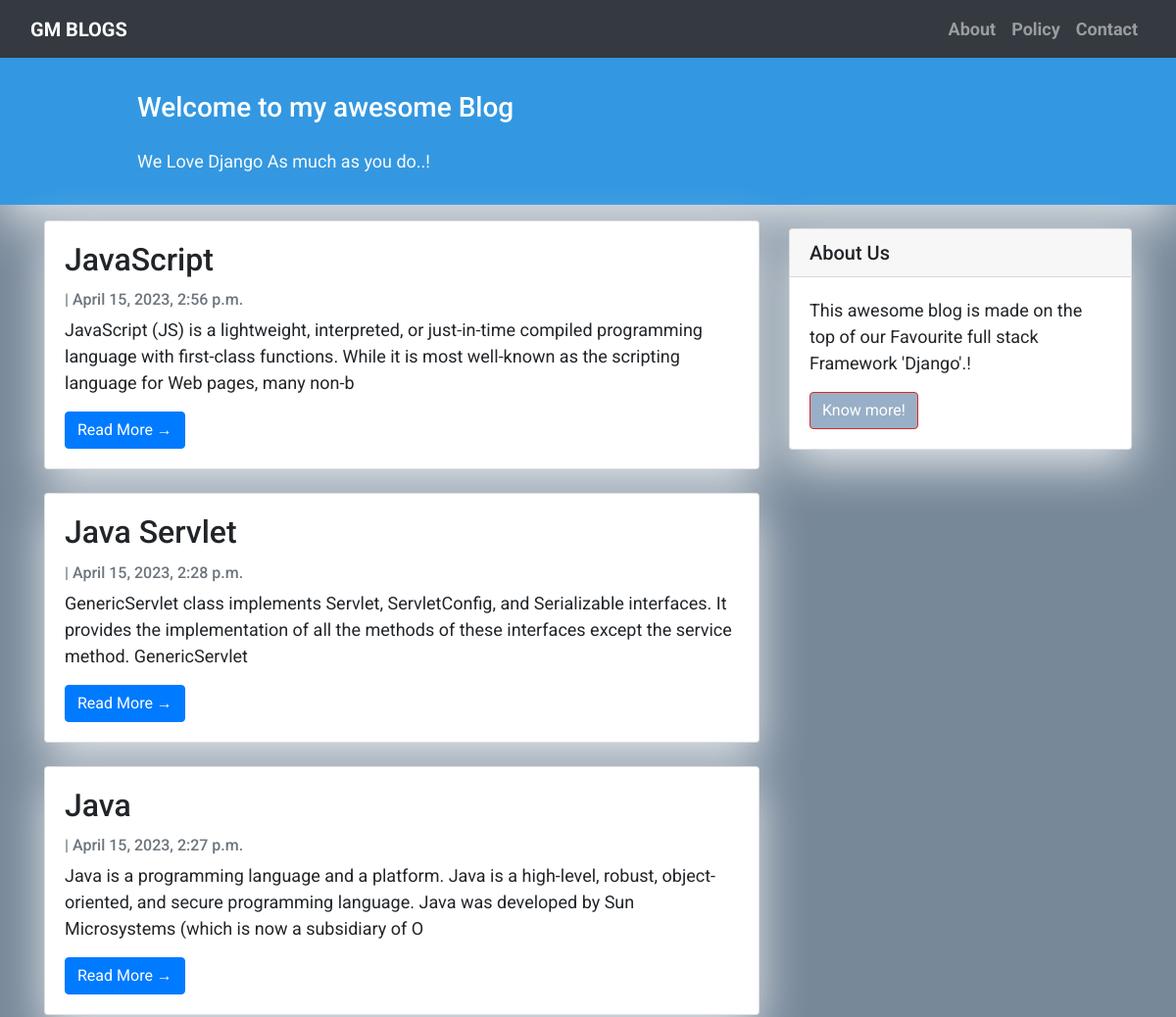
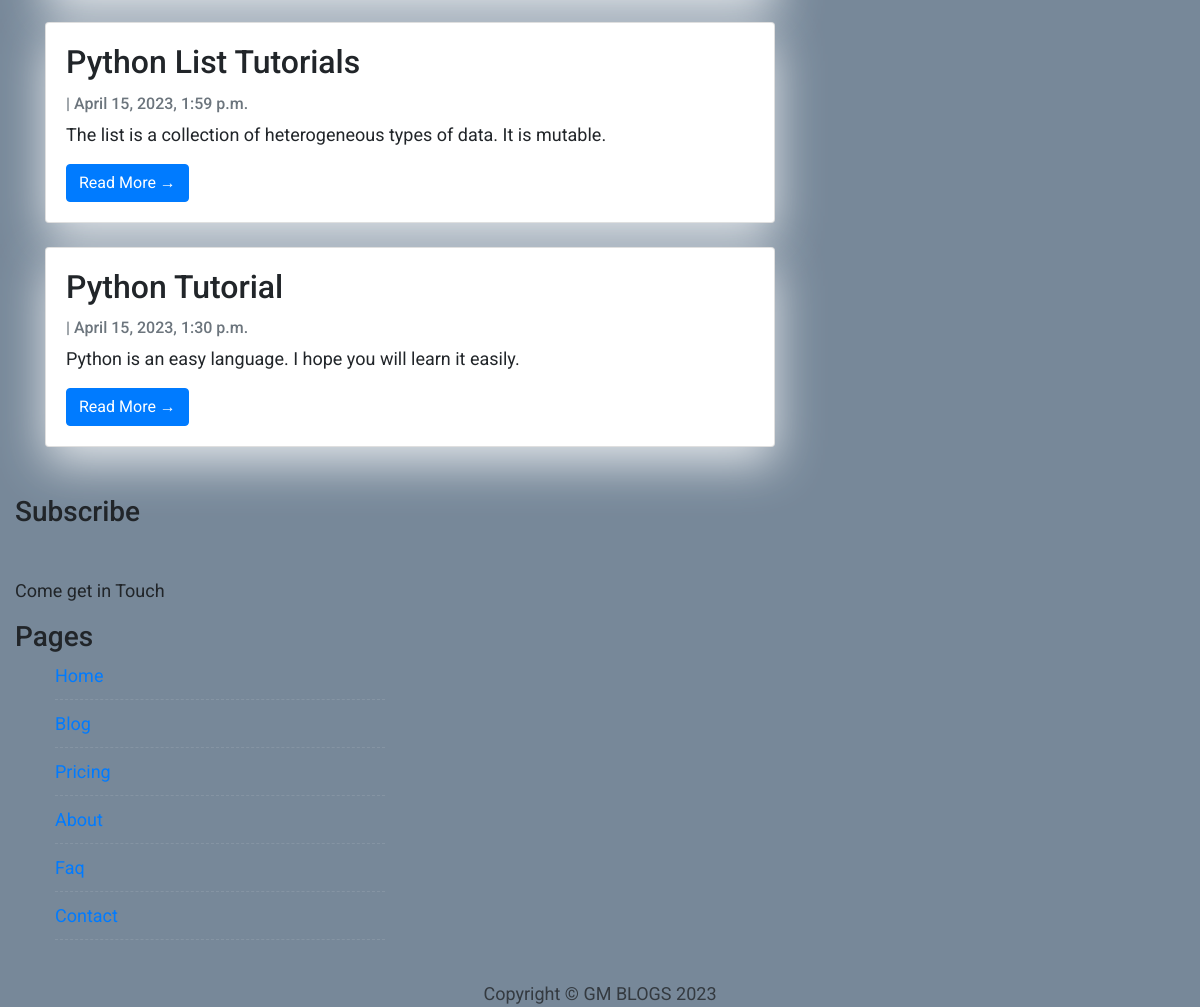
The page / on the database its author committed (2 pictures, top to bottom).
### blogpost/models.py (models this page shows, shortened)
class Post(models.Model):
    title = models.CharField(max_length=150, unique=True)
    slug = models.SlugField(max_length=150, unique=True)
    auther = models.ForeignKey(User, on_delete=models.CASCADE, related_name='blog_posts')
    updated_on = models.DateTimeField(auto_now=True)
    content = models.TextField()
    created_on = models.DateTimeField(auto_now_add=True)
    status = models.CharField(max_length=60, choices=STATUS, default=0)
    class Meta:
        ordering = ['-created_on']

### blogpost/views.py (the view)
# urls.py: path('', views.postLists.as_view(), name='home'),
class postLists(generic.ListView):
    queryset = Post.objects.filter(status='published').order_by('-created_on')
    template_name = 'index.html'

### templates/index.html (shortened to what this page needs)
{% extends "base.html" %}
{% block content %}
<header class="masthead">
    <div class="container">
        <div class="row">
            <div class=" col-md-8 col-md-10 mx-auto">
                <div class="site-heading">
                    <h3 class=" site-heading my-4 mt-3 text-white"> Welcome to my awesome Blog </h3>
                    <p class="text-light">We Love Django As much as you do..! &nbsp
                    </p>
                </div>
            </div>
        </div>
    </div>
</header>
<div class="container">
    <div class="row">
        <div class="col-md-8 mt-3 left">
            {% for post in post_list %}
            <div class="card mb-4">
                <div class="card-body">
                    <h2 class="card-title">{{ post.title }}</h2>
                    <p class="card-text text-muted h6">{{ post.author }} | {{ post.created_on}} </p>
                    <p class="card-text">{{post.content|slice:":200" }}</p>
                    <a href="{% url 'post_detail' post.slug  %}" class="btn btn-primary">Read More &rarr;</a>
                </div>
            </div>
            {% endfor %}
        </div>
        {% block sidebar %} {% include 'sidebar.html' %} {% endblock sidebar %}
    </div>
</div>
{%endblock%}

### templates/base.html (shortened to what this page needs)
<!DOCTYPE html>
<html>
    <head>
        <link rel="stylesheet" href="https://maxcdn.bootstrapcdn.com/bootstrap/4.0.0/css/bootstrap.min.css"
 />
    </head>
    <body>
        <nav class="navbar navbar-expand-lg navbar-light bg-dark navbar-dark" id="mainNav">
            <div class="container-fluid">
                <a class="navbar-brand" href="{% url 'home' %}"><b>GM BLOGS</b></a>
                <div class="collapse navbar-collapse" id="navbarResponsive">
                    <ul class="navbar-nav ml-auto">
                        <li class="nav-item text-black">
                            <a class="nav-link text-black font-weight-bold" href="/about">About</a>
                        </li>
                        <li class="nav-item text-black">
                            <a class="nav-link text-black font-weight-bold" href="/policy">Policy</a>
                        </li>
                        <li class="nav-item text-black">
                            <a class="nav-link text-black font-weight-bold" href="/contact">Contact</a>
                        </li>
                    </ul>
                </div>
            </div>
        </nav>
        {% block content %}
        {% endblock content %}
        <footer class="py-4 bg-grey">
            <div class="col-md-4 col-sm-4 col-xs-12">
                    <div class="footer-distributed widget clearfix">
                        <div class="widget-title">
                            <h3>Subscribe</h3>
							<p>Come get in Touch</p>
                        </div>
                    </div>
            </div>
            <div class="col-md-4 col-sm-4 col-xs-12">
                    <div class="widget clearfix">
                        <div class="widget-title">
                            <h3>Pages</h3>
                        </div>
                        <ul class="footer-links hov">
                            <li><a href="#">Home </a></li>
							<li><a href="#">Blog </a></li>
							<li><a href="#">Pricing </a></li>
							<li><a href="#">About </a></li>
							<li><a href="#">Faq </a></li>
							<li><a href="#">Contact </a></li>
                        </ul>
                    </div>
                </div>
        </footer>
     <p class="m-0 text-dark text-center ">Copyright &copy; GM BLOGS 2023</p>
    </body>
</html>

### templates/sidebar.html (shortened to what this page needs)
{% block sidebar %}
<div class="col-md-4 float-right ">
<div class="card my-4">
        <h5 class="card-header">About Us</h5>
    <div class="card-body">
        <p class="card-text"> This awesome blog is made on the top of our Favourite full stack Framework 'Django'.!</p>
        <a href="https://github.com/ghanshyam2/pythonProject4/"
           class="btn btn-danger">Know more!</a>
    </div>
</div>
</div>
{% endblock sidebar %}

### templates/base.html (style rules this page uses)
body { font-family: "Roboto", sans-serif; font-size: 17px; background-color: #778899; }
.btn-danger { color: #fff; background-color: #98AFC7; border-color: #dc281e; }
.masthead { background: #3398E1; height: auto; padding-bottom: 15px; box-shadow: 0 16px 48px #E3E7EB; padding-top: 10px; }
.footer-distributed .widget-title p { padding-top: 40px; }
.footer-links li { margin-bottom: 10px; display: block; width: 100%; border-bottom: 1px dashed rgba(255, 255, 255, 0.1); padding-bottom: 10px; }

### templates/index.html (style rules this page uses)
body { font-family: "Roboto", sans-serif; font-size: 18px; background-color: #778899; }
.card { box-shadow: 0 16px 48px #E3E7EB; }

### templates/sidebar.html (style rules this page uses)
.card { box-shadow: 0 16px 48px #E3E7EB; }

### rows shown on the page
Post: title "JavaScript", created_on "April 15, 2023, 2:56 p.m.", content "JavaScript (JS) is a lightweight, interpreted, or just-in-time compiled programming language with first-class functions. While it is most well-known as the scripting language for Web pages, many non-b"
Post: title "Java Servlet", created_on "April 15, 2023, 2:28 p.m.", content "GenericServlet class implements Servlet, ServletConfig, and Serializable interfaces. It provides the implementation of all the methods of these interfaces except the service method. GenericServlet"
Post: title "Java", created_on "April 15, 2023, 2:27 p.m.", content "Java is a programming language and a platform. Java is a high-level, robust, object-oriented, and secure programming language. Java was developed by Sun Microsystems (which is now a subsidiary of O"
Post: title "Python List Tutorials", created_on "April 15, 2023, 1:59 p.m.", content "The list is a collection of heterogeneous types of data. It is mutable."
Post: title "Python Tutorial", created_on "April 15, 2023, 1:30 p.m.", content "Python is an easy language. I hope you will learn it easily."
